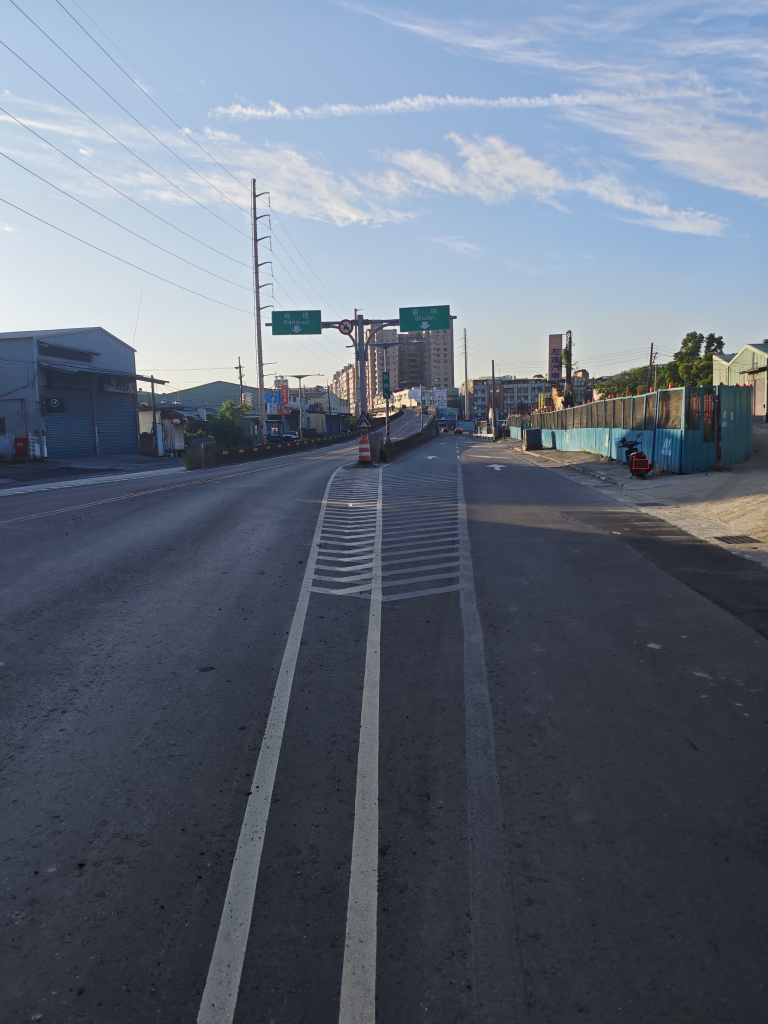
#> input picture evidence/field-2026-09-23/IMG_20260923_063345.jpg, 3072 x 4096 px (shown at 1/4 size)
$ python -i cv_evidence.py   (imports and definitions only)
#> lines starting #> are read from the running program, lines starting #| are printed output that depends on the picture; after the words box and inside, x2 and y2 are one past the last pixel; in counts of white or black regions, pixels touching at a corner belong together
"""Evidence from the 09-23 top-down frames by image recognition (isolation, 2026-09-23).

Owner: 「想辦法把證據用影像辨識學找出來」. Per frame:
  grate   dark gaps between bright bars -> closed -> the largest near-rectangular component;
          confirmed by bar periodicity (FFT peak / mean >= 6) along both axes AT FULL RESOLUTION
          (the 2026-09-22 detector inverted at one-third resolution)
  red     new red line = LAB a* well above the frame median; its axis from patch centroids
  ruler   the new red line's width, full-width rows only (validated 95-97 mm against a card)
  holes   dark, near-circular blobs of plausible drain-hole size
Everything in cm through the ruler; top-down frames only (the ruler is a local, flat scale).
"""
import sys, json, math, csv, cv2, numpy as np
from pathlib import Path

D = Path("evidence/field-2026-09-23")
# [1 line not run here, left out]


# [4 lines left out: function red_masks, not called in this run]


def periodicity(profile):
    p = profile - profile.mean(); f = np.abs(np.fft.rfft(p))[3:len(p) // 4]
    return float(f.max() / (f.mean() + 1e-9)) if len(f) else 0.0


def grate(gray, thr=45, open_k=61):
    h, w = gray.shape
    # gaps between bars open onto the drain below. Measured 2026-09-23 on P09/P29/P50: gap pixels
    # 10-51 grey, the concrete's darkest tenth 57-92. A global percentile missed covers 4-6 and a
    # background-relative test failed because the whole grate darkens its own background.
    dark = (gray < thr).astype(np.uint8)
    cl = cv2.morphologyEx(dark, cv2.MORPH_CLOSE, np.ones((45, 45), np.uint8))
    cl = cv2.morphologyEx(cl, cv2.MORPH_OPEN, np.ones((open_k, open_k), np.uint8))
    n, lbl, st, _ = cv2.connectedComponentsWithStats(cl, 8)
    best = None
    for i in range(1, n):
        x, y, bw, bh, area = st[i]
        if area < 0.02 * h * w or x == 0 or y == 0 or x + bw >= w or y + bh >= h: continue
        cnt, _ = cv2.findContours((lbl == i).astype(np.uint8), cv2.RETR_EXTERNAL, cv2.CHAIN_APPROX_SIMPLE)
        rect = cv2.minAreaRect(max(cnt, key=cv2.contourArea)); rw, rh = rect[1]
        fill = area / max(rw * rh, 1)
        if fill < 0.75 or not 0.5 < rw / max(rh, 1) < 2.0: continue
        roi = gray[y:y + bh, x:x + bw].astype(np.float32)
        px, py = periodicity(roi.mean(0)), periodicity(roi.mean(1))
        if max(px, py) < 6: continue
        if best is None or area > best["area"]:
            best = {"area": int(area), "rect": [list(map(float, rect[0])), [float(rw), float(rh)], float(rect[2])],
                    "bbox": [int(x), int(y), int(bw), int(bh)], "fill": round(float(fill), 3),
                    "period_x": round(px, 1), "period_y": round(py, 1), "dark_threshold": thr, "open_px": open_k}
    return best


# [97 lines left out: functions grate_any, ruler_px, holes, run, not called in this run]


# [8 lines not run here, left out]

>>> import cv2
>>> picture = cv2.imread('../../evidence/field-2026-09-23/IMG_20260923_063345.jpg', cv2.IMREAD_GRAYSCALE)
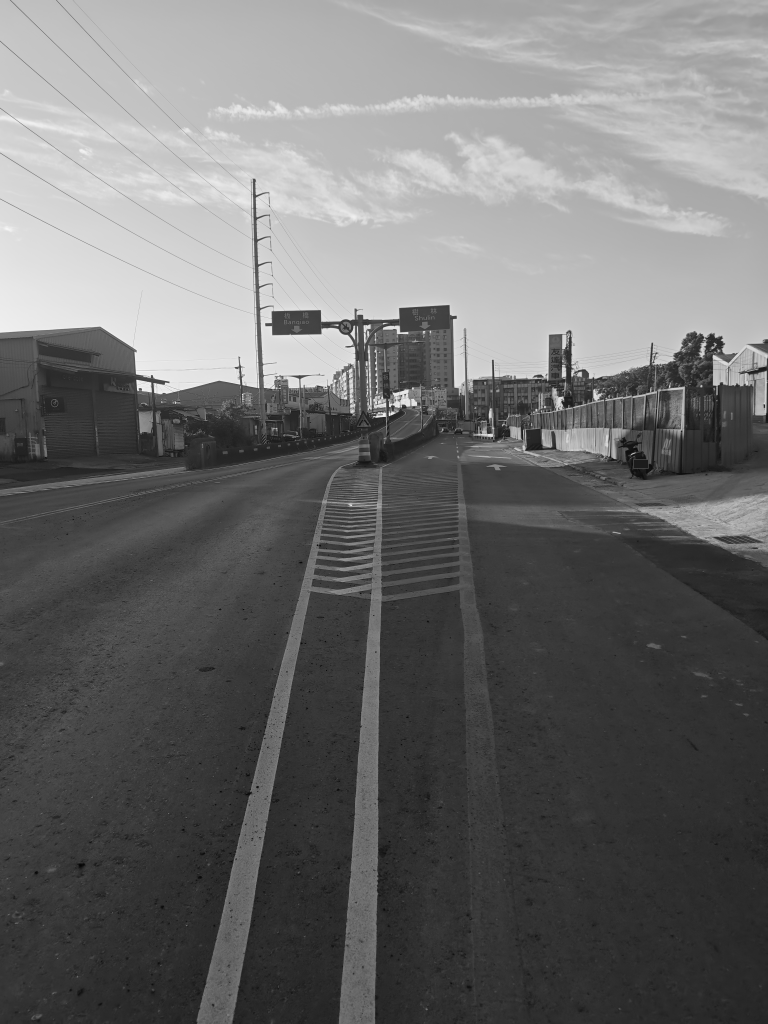
#> picture: shape (4096, 3072) (shown at 1/4 size); min 0, max 255, mean 108.1
>>> result = grate(picture)
#> in grate, `dark = (gray < thr).astype(np.uint8)`:
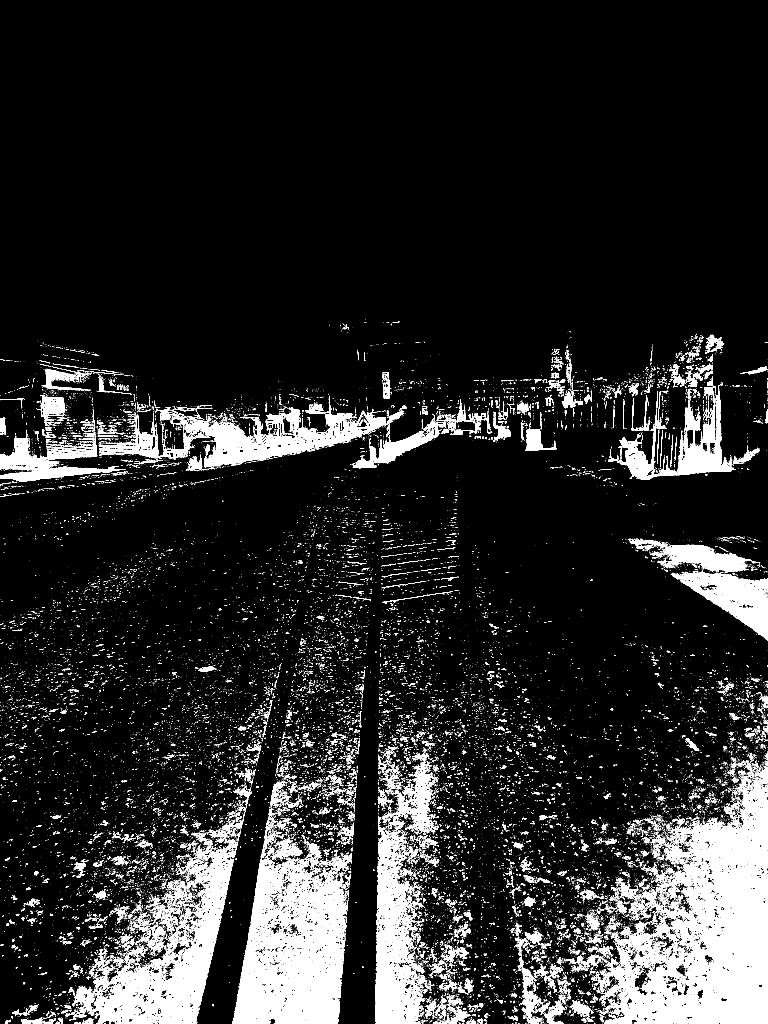
#> dark: shape (4096, 3072) (shown at 1/4 size); values 0 (black) and 1 (white), 10.5% white; 37418 white regions (34724 under 20 px), largest, box (x1, y1, x2, y2) and area: (2397, 3067, 3072, 4096) 295429, (930, 3434, 1393, 4096) 181165, (291, 3367, 952, 4096) 120028
#> in grate, `cl = cv2.morphologyEx(dark, cv2.MORPH_CLOSE, np.ones((45, 45), np.uint..`:
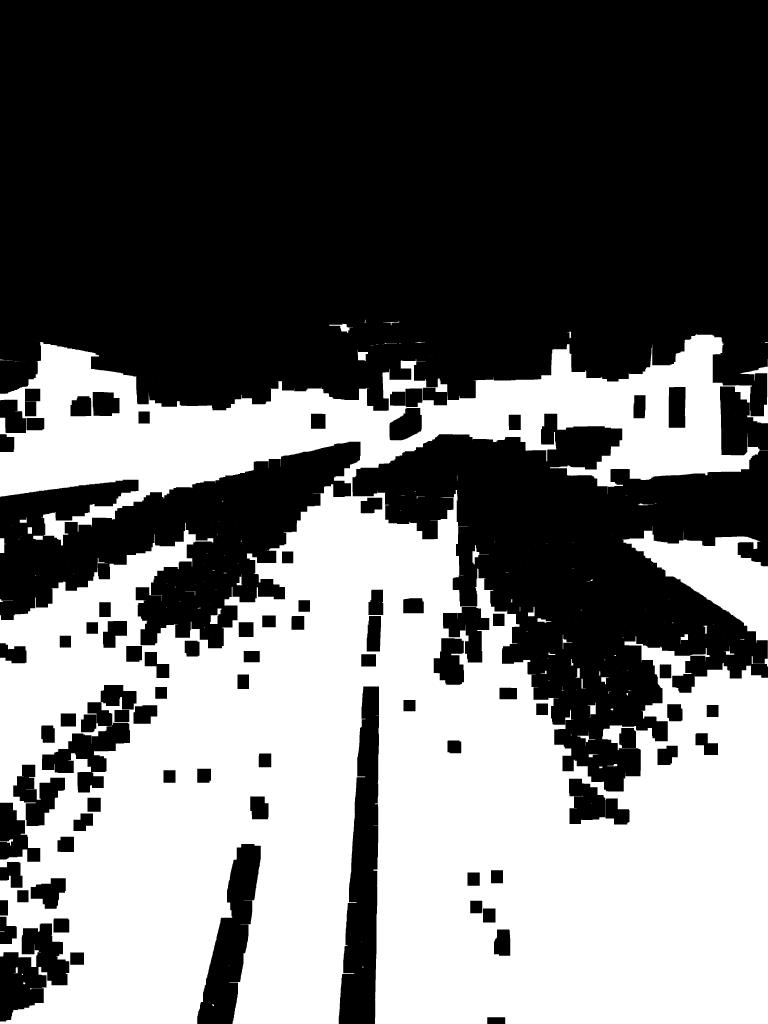
#> cl: shape (4096, 3072) (shown at 1/4 size); values 0 (black) and 1 (white), 42.7% white; 158 white regions (100 under 20 px), largest, box (x1, y1, x2, y2) and area: (0, 1335, 3072, 4096) 5249260, (2488, 2105, 3072, 2666) 111651, (840, 2434, 886, 2496) 1289
#> in grate, `cl = cv2.morphologyEx(cl, cv2.MORPH_OPEN, np.ones((open_k, open_k), np..`:
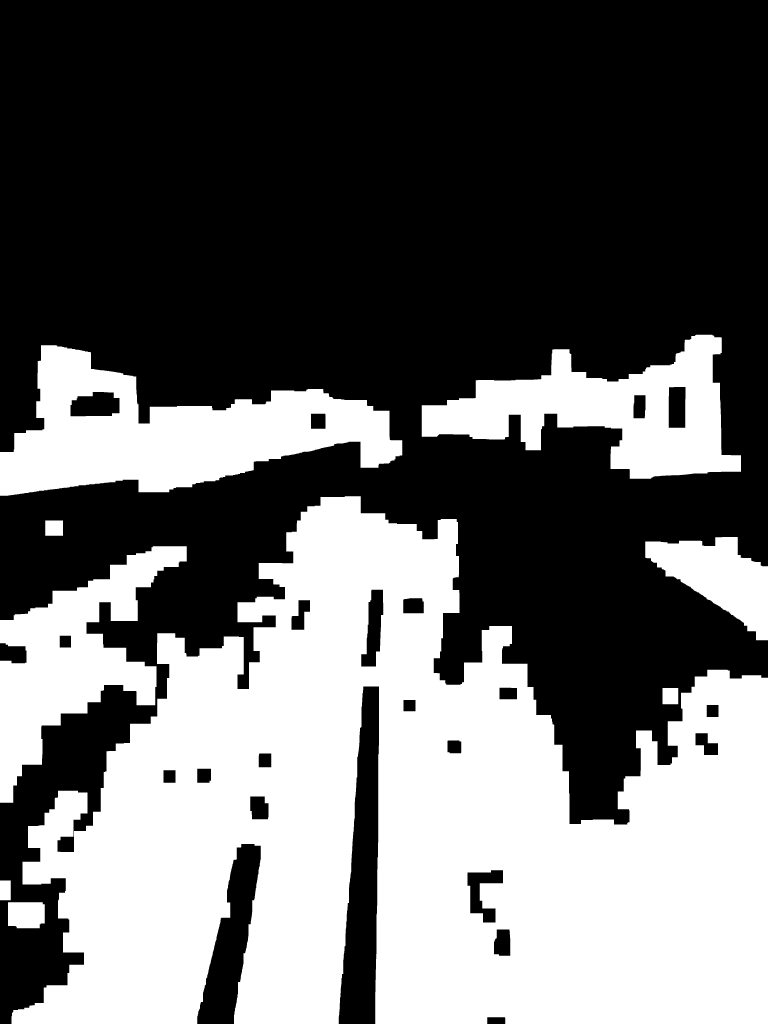
#> cl: shape (4096, 3072) (shown at 1/4 size); values 0 (black) and 1 (white), 40.4% white; 9 white regions, largest, box (x1, y1, x2, y2) and area: (46, 1985, 3072, 4096) 3838628, (0, 1381, 1609, 1983) 480485, (1687, 1339, 2964, 1915) 339405
#> in grate, `n, lbl, st, _ = cv2.connectedComponentsWithStats(cl, 8)`:
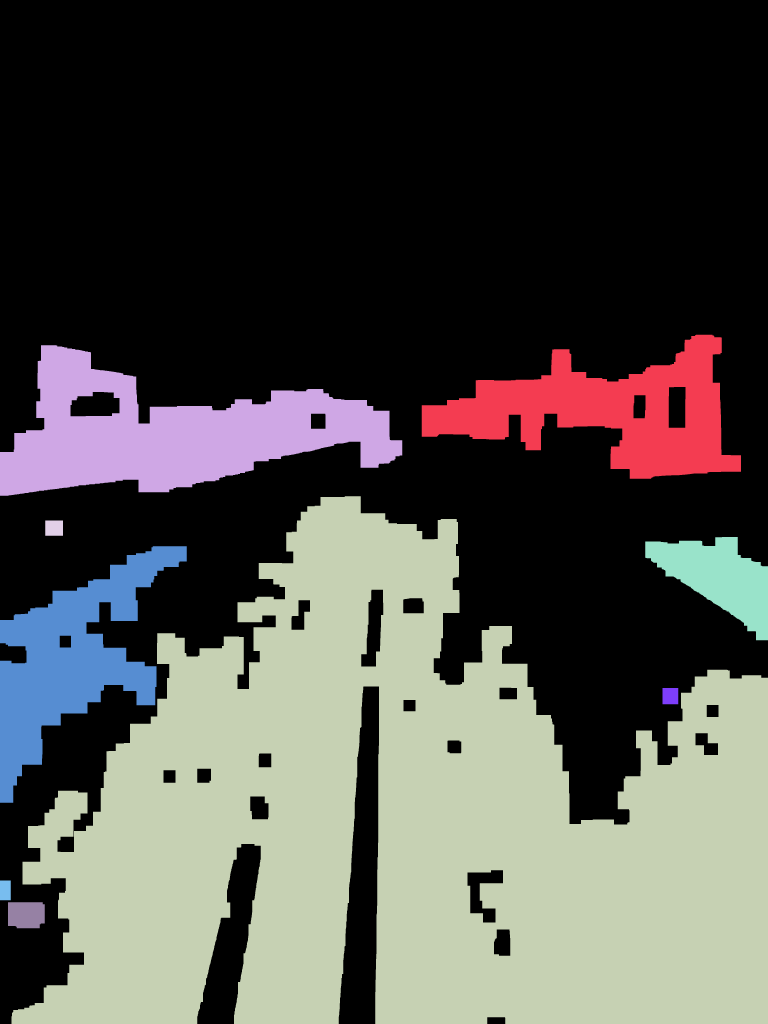
#> lbl: shape (4096, 3072) int32 (shown at 1/4 size); 10 distinct labels, from 0 to 9; one colour per label, 0 black
#> in grate, `n, lbl, st, _ = cv2.connectedComponentsWithStats(cl, 8)`: n = 10; st = [[0, 0, 3072, 4096, 7494273], [1687, 1339, 1277, 576, 339405], [0, 1381, 1609, 602, 480485], [46, 1985, 3026, 2111, 3838628], [181, 2082, 71, 61, 4331], [2581, 2148, 491, 413, 104245], [0, 2185, 747, 1026, 299500], [2650, 2752, 63, 65, 4095], [0, 3522, 43, 79, 3397], [32, 3609, 147, 104, 14553]]
#> the loop in grate, `for i in range(1, n):` made 9 passes
#> (x, y, bw, bh, area, rect, rw, rh) on pass 1: (1687, 1339, 1277, 576, 339405, ((2315.1, 1655.9), (1266.3, 559.2), -4.45), 1266.3, 559.2)
